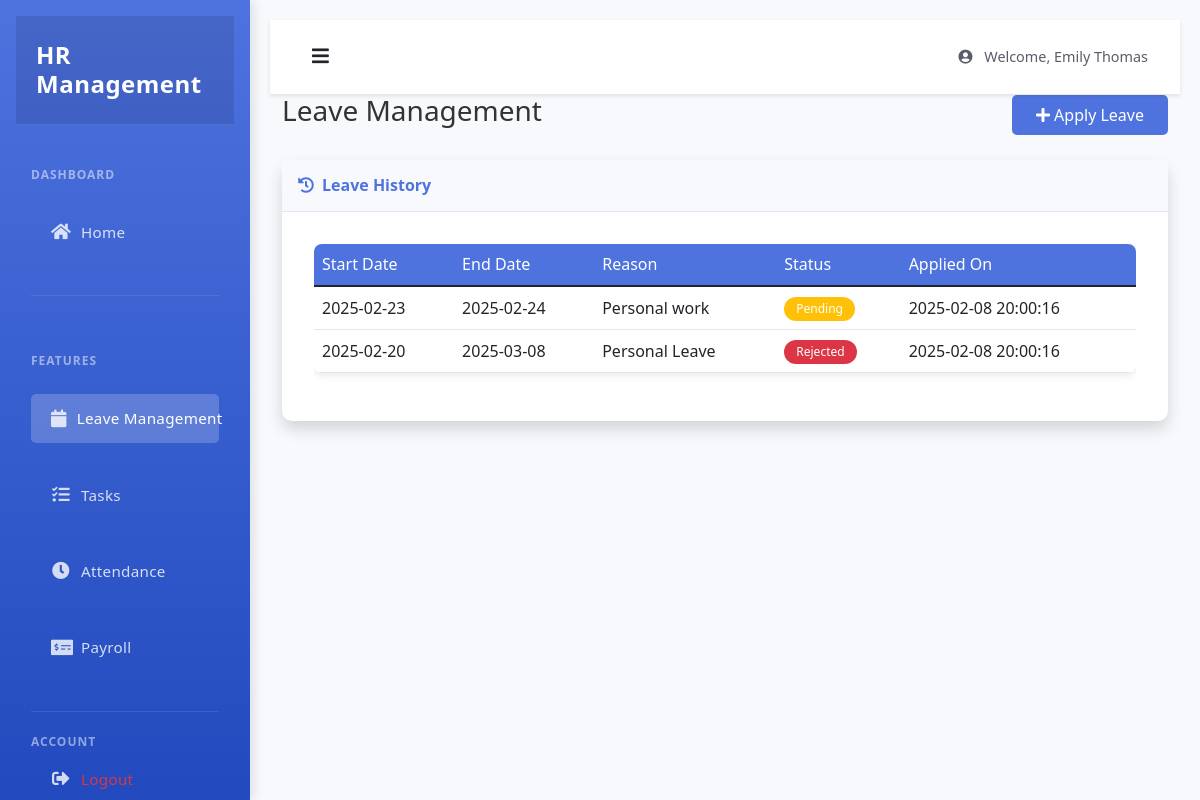
The page /employee/leave (signed in) on the database as committed earlier.
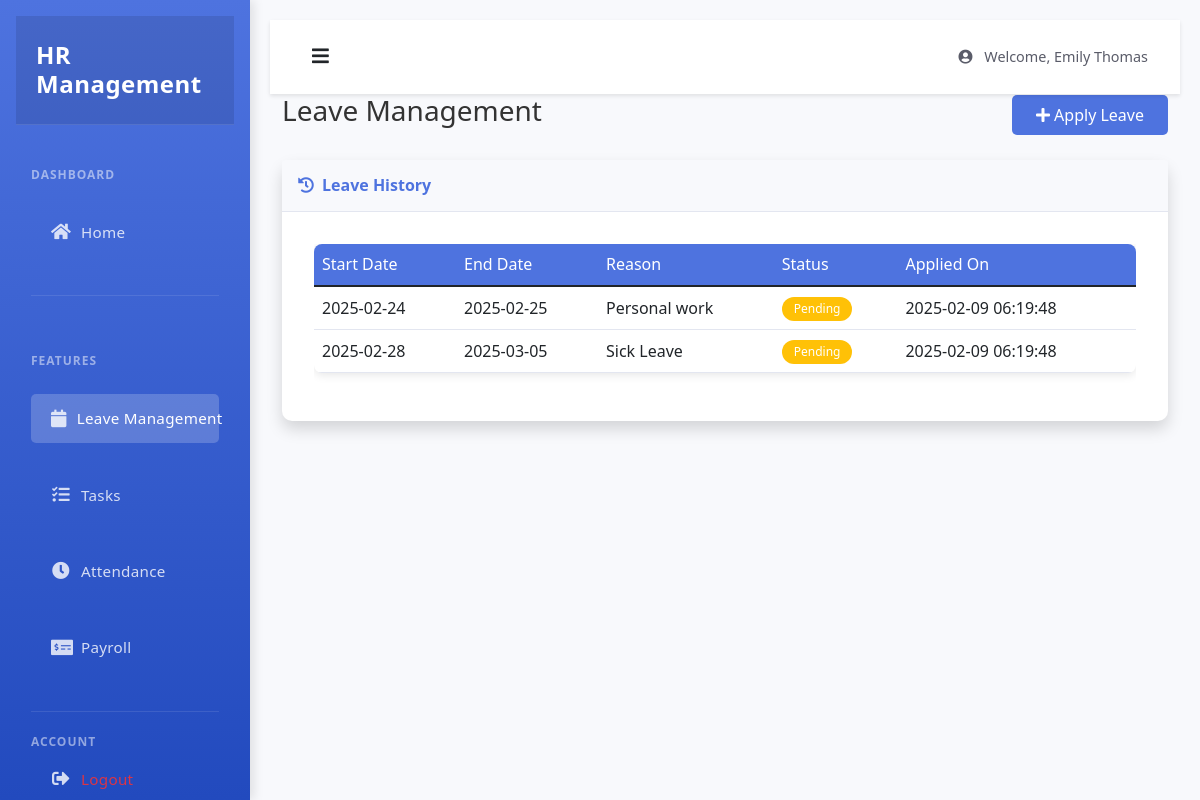
The same page on the database as committed later.
### tables this page shows
CREATE TABLE leave_requests (
    id INTEGER PRIMARY KEY AUTOINCREMENT,
    user_id INTEGER NOT NULL,
    start_date TEXT NOT NULL,
    end_date TEXT NOT NULL,
    reason TEXT NOT NULL,
    status TEXT DEFAULT 'pending',
    created_at TIMESTAMP DEFAULT CURRENT_TIMESTAMP,
    updated_at TIMESTAMP DEFAULT CURRENT_TIMESTAMP,
    FOREIGN KEY (user_id) REFERENCES users (id)
);

### app.py (the view)
@app.route('/employee/leave')
@login_required
def apply_leave():
    db = get_db()
    cursor = db.cursor()
    cursor.execute('''
        SELECT * FROM leave_requests
        WHERE user_id = ?
        ORDER BY created_at DESC
    ''', (session['user_id'],))
    leave_history = cursor.fetchall()
    today = datetime.now().strftime('%Y-%m-%d')
    return render_template('employee/leave.html',
                         leave_history=leave_history,
                         today=today)

### app.py (called while the page is built)
def get_db():
    if not hasattr(g, 'sqlite_db'):
        g.sqlite_db = sqlite3.connect(app.config['DATABASE'])
        g.sqlite_db.row_factory = sqlite3.Row
    return g.sqlite_db

def login_required(f):
    @wraps(f)
    def decorated_function(*args, **kwargs):
        if 'user_id' not in session:
            flash('Please login first')
            return redirect(url_for('login'))
        return f(*args, **kwargs)
    return decorated_function

### templates/employee/leave.html (shortened to what this page needs)
{% extends "employee/base.html" %}
{% block content %}
<div class="container-fluid">
    <div class="d-flex justify-content-between align-items-center mb-4">
        <h1 class="h3 text-gray-800">Leave Management</h1>
        <button class="btn btn-primary" data-bs-toggle="modal" data-bs-target="#applyLeaveModal">
            <i class="fas fa-plus"></i> Apply Leave
        </button>
    </div>
    <div class="card shadow mb-4">
        <div class="card-header py-3">
            <h6 class="m-0 font-weight-bold text-primary">
                <i class="fas fa-history me-2"></i>Leave History
            </h6>
        </div>
        <div class="card-body">
            <div class="table-responsive">
                <table class="table table-hover">
                    <thead>
                        <tr>
                            <th>Start Date</th>
                            <th>End Date</th>
                            <th>Reason</th>
                            <th>Status</th>
                            <th>Applied On</th>
                        </tr>
                    </thead>
                    <tbody>
                        {% for leave in leave_history %}
                        <tr>
                            <td>{{ leave.start_date }}</td>
                            <td>{{ leave.end_date }}</td>
                            <td>{{ leave.reason }}</td>
                            <td>
                                <span class="badge bg-{{ 'success' if leave.status == 'approved'
                                    else 'danger' if leave.status == 'rejected'
                                    else 'warning' }}">
                                    {{ leave.status|title }}
                                </span>
                            </td>
                            <td>{{ leave.created_at }}</td>
                        </tr>
                        {% else %}
                        <tr>
                            <td colspan="5" class="text-center">No leave history found</td>
                        </tr>
                        {% endfor %}
                    </tbody>
                </table>
            </div>
        </div>
    </div>
</div>
{% endblock %}

Rows that differ between the two databases and show on the page:
changed leave_requests "Personal work": start_date "2025-02-23" → "2025-02-24"; end_date "2025-02-24" → "2025-02-25"; created_at "2025-02-08 20:00:16" → "2025-02-09 06:19:48"
changed leave_requests: start_date "2025-02-20" → "2025-02-28"; end_date "2025-03-08" → "2025-03-05"; reason "Personal Leave" → "Sick Leave"; status "Rejected" → "Pending"; created_at "2025-02-08 20:00:16" → "2025-02-09 06:19:48"
